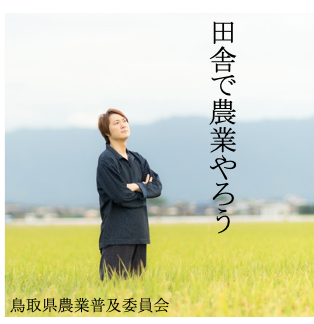
#> input picture image/original_image/sikaku/fukyuiin.png, 314 x 324 px, given in place of sikakucarrirup_navi.png, which was not available
$ python resizeImage.py
#> lines starting #> are read from the running program, lines starting #| are printed output that depends on the picture; pictures that were not available may be replaced by others from this repository, and a replacement may not be noted
#画像サイズをリサイズする
# -*- coding: utf8 -*-
from PIL import Image
import matplotlib.pyplot as plt


width = 300 #リサイズ後の縦ピクセル数
height = 280 #リサイズ後の横ピクセル数
IMAGE_DIR = "original_image\\sikaku"
OUTPUT_DIR = "small_image\\sikaku"
image_name = "carrirup_navi.png" #リサイズ前の画像名
resize_name = "small"+image_name#リサイズ後の画像名


#画像の読み込み
image_view = Image.open(IMAGE_DIR+image_name)
#> image_view is the input picture: PIL image 314x324 RGBA; mean R, G, B, A 189.5, 193.5, 165.4, 235.6

#画像を表示して確認
plt.imshow(image_view)

#画像のリサイズ
resize_view = image_view.resize((width, height))
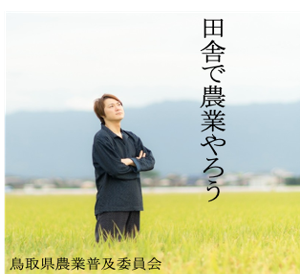
#> resize_view: PIL image 300x280 RGBA; mean R, G, B, A 189.7, 193.7, 165.5, 235.5; transparent parts drawn white

#リサイズした画像を表示して確認
plt.imshow(resize_view)

#リサイズした画像を名前をつけて保存
resize_view.save(OUTPUT_DIR+resize_name)
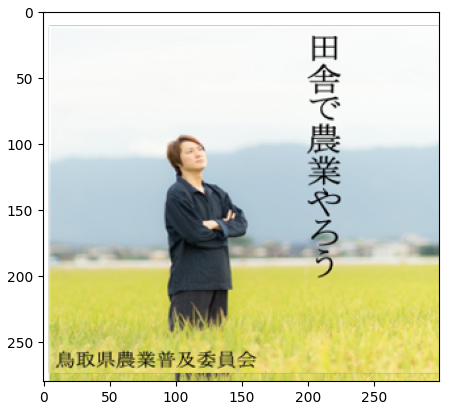
#> figure drawn by matplotlib, 1 panel

$ run again, on image/original_image/sikaku/kayak.png
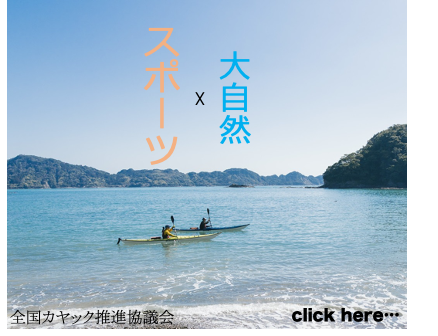
#> input picture image/original_image/sikaku/kayak.png, 438 x 336 px, given in place of sikakucarrirup_navi.png, which was not available
#> image_view is the input picture: PIL image 438x336 RGBA; mean R, G, B, A 142.9, 165.8, 183.3, 228
#> `resize_view = image_view.resize((width, height))`:
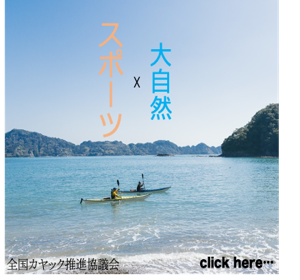
#> resize_view: PIL image 300x280 RGBA; mean R, G, B, A 143.9, 167, 184.5, 228; transparent parts drawn white
#> `resize_view.save(OUTPUT_DIR+resize_name)`:
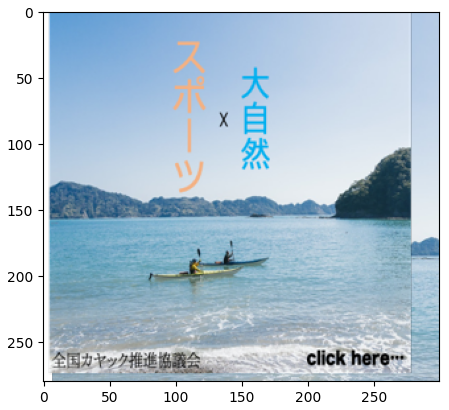
#> figure drawn by matplotlib, 1 panel
